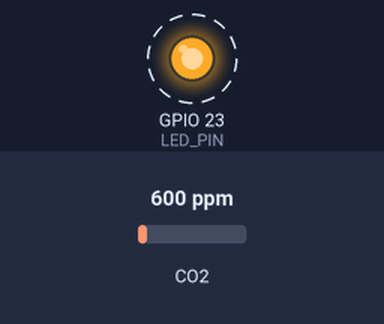
Bench run of a sketch on a simulated ESP32. Parts: output pins drawn as LEDs (lit = HIGH). Dashed ring = blinking. The test bench sets the inputs (shaded band); at power-on: CO2 600 ppm. What the sketch prints to the serial monitor is not drawn.

Above: at 0.2 s.
Timing chart, 0 to 3.0 s (numbered marks = the images above):
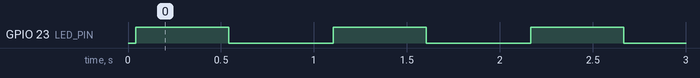

The sketch:

air_sensor.ino
```cpp
/*
  MQ135 is a sensor that used for measure a harmful gas like benzene, CO2.
  MQ135 เป็นเซนเซอร์สำหรับการใช้วัดแก๊สที่เป็นอันตรายเช่น เบนซิน คาร์บอนไดออกไซต์

  MQ135 has a exponential calibration. because resistor that from sensor is exponential.
  MQ135 มีลักษณะเฉพาะตัวคือ การ Calibrated แบบลักษณะ Exponential เพราะว่ามาจากการต้องปรับค่าตัวต้านทานบนตัว Sensor.
*/
#include <MQ135.h>
#define PIN_MQ135 33
#define LED_PIN 23  // This is a LED pin I have used. Pin ที่ 23 มีการใช้งาน LED
#define SAMPLE_SIZE 100
MQ135 mq135_sensor(PIN_MQ135);

// จะต้องมีการเก็บความชื้นของสภาพแวดล้อม ไม่ว่าจะเป็นอุณหภูมิและความชื้น
float temperature = 21.0;  // Assume current temperature. Recommended to measure with DHT22
float humidity = 25.0;     // Assume current humidity. Recommended to measure with DHT22
float rzero = mq135_sensor.getRZero();
float correctedRZero = mq135_sensor.getCorrectedRZero(temperature, humidity);
float resistance = mq135_sensor.getResistance();
float ppm = mq135_sensor.getPPM();
float correctedPPM = mq135_sensor.getCorrectedPPM(temperature, humidity);


void setup() {
  Serial.begin(9600);
  pinMode(LED_PIN, OUTPUT);
}

// Created function that blink LED when Value of Harmful Gases exceed standard value.
void LightOutWhenCOexceed() {
  /*
  400 - 1000 ppm : normal
  1000 - 2000 ppm : medium
  morethan 5000 ppm : danger
  approximately 40000 ppm : died right there!
  */

  // if ppm more than 5000 ppm that means, it's danger ==> Turn ON LED!
  if (ppm > 5000) {
    digitalWrite(LED_PIN, 1);
  }
  // if ppm less than 5000 ppm that means, it's medium or normal ==> blinking LED!
  else if (ppm < 5000) {
    digitalWrite(LED_PIN, 1);
    delay(500);
    digitalWrite(LED_PIN, 0);
    delay(500);
  }
}

void ShowValueMQ135() {
  Serial.print("MQ135 RZero: ");
  Serial.print(rzero);
  Serial.print("\t Corrected RZero: ");
  Serial.print(correctedRZero);
  Serial.print("\t Resistance: ");
  Serial.print(resistance);
  Serial.print("\t PPM: ");
  Serial.print(ppm);
  Serial.print("\t Corrected PPM: ");
  Serial.print(correctedPPM);
  Serial.println("ppm");
}

float AVGvalue(){
  float sum_sample = 0;
  float mean_sample;
  for(int i=0;i<SAMPLE_SIZE;i++){
    sum_sample += ppm;
  }
  mean_sample = sum_sample/100.0;
  Serial.print("Mean of PPM : ");
  Serial.println(mean_sample);
}

void loop() {
  ShowValueMQ135();
  LightOutWhenCOexceed();
  AVGvalue();
}
```

Measured:
- by itself, GPIO 23 (LED_PIN): alternates HIGH for 0.50 s and LOW for 0.56 s
